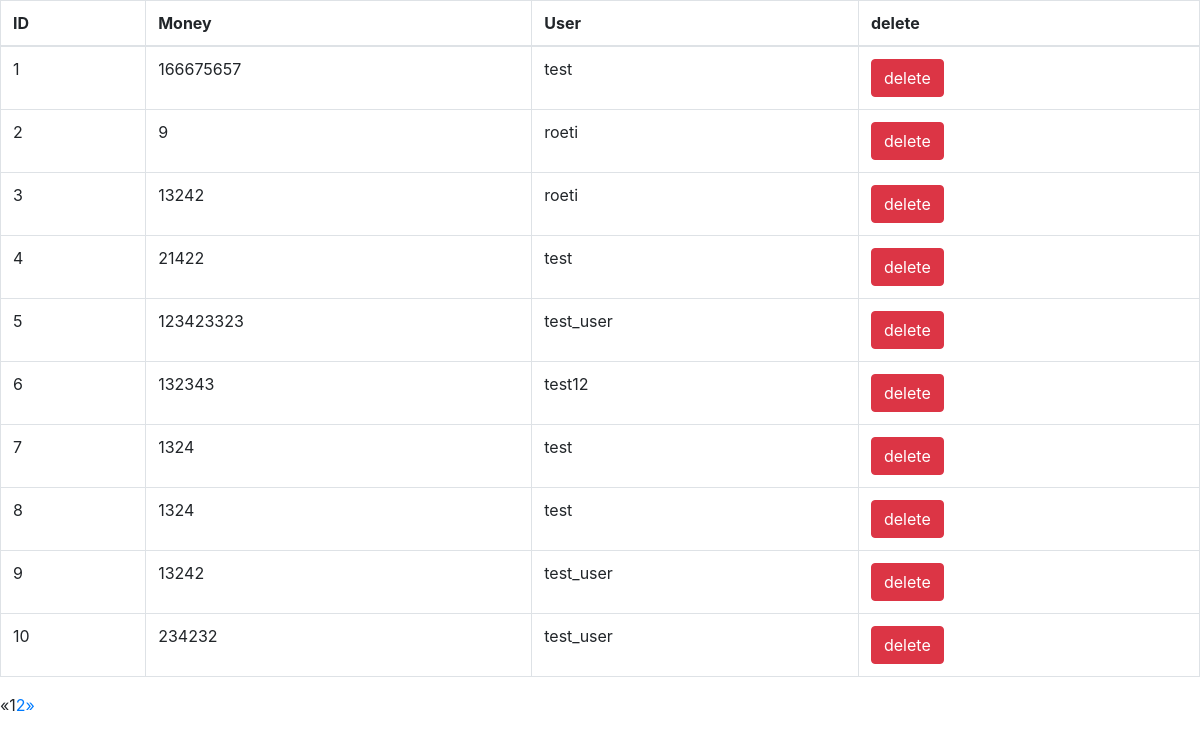
The app's page /app/change/ (signed in), older data.
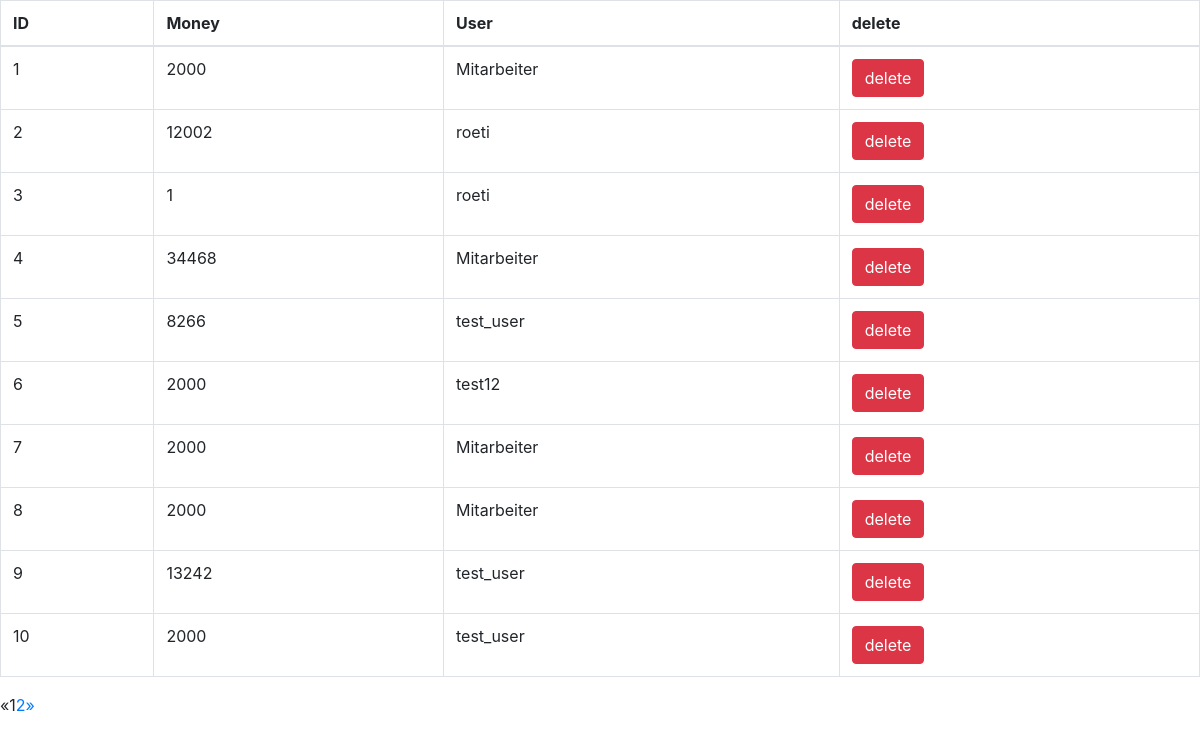
The same page, newer data.
### bankaccount/models.py (models this page shows, shortened)
class Bankaccoount(models.Model):
    User = models.ForeignKey(
        settings.AUTH_USER_MODEL,
        on_delete=models.CASCADE,
    )
    Money = models.IntegerField(default=1)
    date = models.DateField(("Date"), default=datetime.date.today)
    class Meta:
        permissions = (
            ("can_see_bankaccount", "View a bancaccount"),
            ("can_change_bankaccount", "Can change a bankaccount"),
            ("can_delete_bankaccount", "Can delete a bankaccount"),
            ("can_abheben", "Kann ein Abheben von einem Bankaccount"),
            ("can_einzahlen", "Kann ein Abheben von einem Bankaccount"),
            ("can_bankeröffnung", "Kann ein Bankacccount eröffnen"),
            ("can_payafriend", "Kann ein Geld an einen Freund senden")
        )

### bankaccount/views.py (the view)
# urls.py: path('change/', (UserchangeListView.as_view(template_name='change_list.html')), name='article-list'),
@method_decorator(login_required, name='dispatch')
class UserchangeListView(PermissionRequiredMixin, ListView):
    permission_required = 'bankaccount.can_change_bankaccount'
    model = Bankaccoount
    template_name = 'core/user_list.html'  # Default: <app_label>/<model_name>_list.html
    context_object_name = 'object_list'  # Default: object_list
    paginate_by = 10
    queryset = Bankaccoount.objects.all()
    logger.info("Log of Queryset in UserchangeListView %s", queryset)

### bankaccount/templates/change_list.html (shortened to what this page needs)
{% load bootstrap4 %}
{% bootstrap_css %}
{% bootstrap_css %}
<table class="table table-bordered">
  <thead>
    <tr>
      <th>ID</th>
      <th>Money</th>
      <th>User</th>
      <th>delete</th>
    </tr>
  </thead>
  <tbody>
    {% for user in object_list %}
      <tr>
        <td>{{ user.id }}</td>
        <td>{{ user.Money }}</td>
        <td>{{ user.User }}</td>
        <td>
  {% buttons %}
    <button type="submit" class="btn btn-danger">
       delete
    </button>
  {% endbuttons %}
        </td>
      </tr>
    {% endfor %}
  </tbody>
</table>
{% if is_paginated %}
  <ul class="pagination">
    {% if page_obj.has_previous %}
      <li><a href="?page={{ page_obj.previous_page_number }}">&laquo;</a></li>
    {% else %}
      <li class="disabled"><span>&laquo;</span></li>
    {% endif %}
    {% for i in paginator.page_range %}
      {% if page_obj.number == i %}
        <li class="active"><span>{{ i }} <span class="sr-only">(current)</span></span></li>
      {% else %}
        <li><a href="?page={{ i }}">{{ i }}</a></li>
      {% endif %}
    {% endfor %}
    {% if page_obj.has_next %}
      <li><a href="?page={{ page_obj.next_page_number }}">&raquo;</a></li>
    {% else %}
      <li class="disabled"><span>&raquo;</span></li>
    {% endif %}
  </ul>
{% endif %}

Row changes from the older to the newer data that the page shows:
changed Bankaccoount id 1: Money "166675657" → "2000"; User "test" → "Mitarbeiter"
changed Bankaccoount id 2: Money "9" → "12002"
changed Bankaccoount id 3: Money "13242" → "1"
changed Bankaccoount id 4: Money "21422" → "34468"; User "test" → "Mitarbeiter"
changed Bankaccoount id 5: Money "123423323" → "8266"
changed Bankaccoount "test12": Money "132343" → "2000"
changed Bankaccoount id 7: Money "1324" → "2000"; User "test" → "Mitarbeiter"
changed Bankaccoount id 8: Money "1324" → "2000"; User "test" → "Mitarbeiter"
changed Bankaccoount id 10: Money "234232" → "2000"
